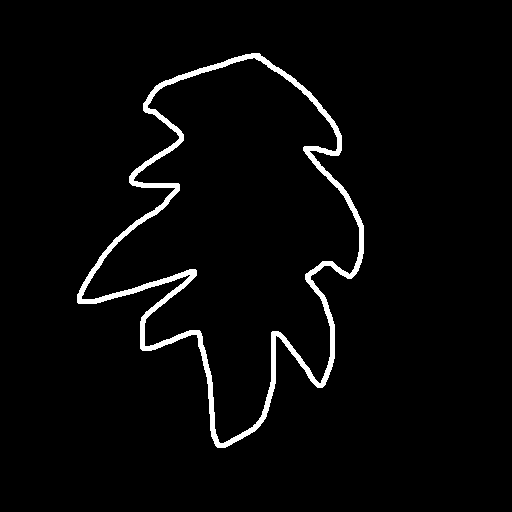
#> input picture Untitled.png, 512 x 512 px
$ python laplacian_embeding.py   (older library calls are emulated)
#> lines starting #> are read from the running program, lines starting #| are printed output that depends on the picture; after the words box and inside, x2 and y2 are one past the last pixel; in counts of white or black regions, pixels touching at a corner belong together
import numpy as np
import matplotlib.pyplot as plt
import cv2

def get_points():
    img = cv2.imread("Untitled.png", cv2.IMREAD_GRAYSCALE)
#> img: shape (512, 512); 3.1% white; 1 white region
    # cv2.imshow("", img)
    # cv2.waitKey()
    print(img.shape, img.dtype)
#| (512, 512) uint8

    _, contours, _ = cv2.findContours(img, cv2.RETR_EXTERNAL, cv2.CHAIN_APPROX_TC89_KCOS)
#> contours = 1 contour; box (x1, y1, x2, y2) and area: (77, 53, 364, 448) 61475
    drawing = np.zeros_like(img, dtype=np.uint8)

    con_contours = np.squeeze(np.concatenate(contours, axis=0))
#> con_contours = 245 pairs, first value 77 to 363, second value 53 to 447
    print(con_contours.shape)
#| (245, 2)
    return con_contours


def get_laplacian(N):
    eye = np.diag(np.ones(N))
    L = np.diag(np.ones(N))
    # L[1:, :-1]= -1/2
    L[np.arange(1, N), np.arange(0, N-1)] = -1/2
    L[np.arange(0, N-1), np.arange(1, N)] = -1/2

    return L

def laplacian_shape_reconstruction():
    X = get_points()
    N = X.shape[0]
    L = get_laplacian(N)

    w, v = np.linalg.eig(L)

    ind = np.argsort(w)
    sort_v = v[:, ind]
    sort_w = w[ind]
    X_ = np.dot(sort_v.T, X)

    k = [3, 5, 10, 20, 30, N//2]
    fig = plt.figure()
    for i, ks in enumerate(k):
        coeff = X_.copy()
        coeff[ks:] = 0
        y = np.dot(sort_v, coeff)

        ax = fig.add_subplot("{}{}{}".format(2, 3, i + 1))
        ax.plot(y[:, 0], y[:, 1])
        ax.set_title("k={}".format(ks))
    plt.show()

def laplacian_filtering_smoothing():
    X = get_points()
    N = X.shape[0]
    L = get_laplacian(N)

    w, v = np.linalg.eig(L)

    ind = np.argsort(w)
    sort_v = v[:, ind]
    sort_w = w[ind]
    X_ = np.dot(sort_v.T, X)

    m = [1, 10, 50, 100]

    fig = plt.figure()
    for i in range(4):
        ax = fig.add_subplot("{}{}{}".format(2, 3, i+1))

        mS = sort_v * np.expand_dims((1-sort_w/2)**m[i], axis=0)
        xi = np.dot(mS, X_)
        ax.plot(xi[:, 0], xi[:, 1])
        ax.set_title("power : {}".format(m[i]))

    plt.show()


def show_eigenvalue_spectral_coefficents():
    X = get_points()
#> X has the same summary as con_contours in get_points
    N = X.shape[0]
#> N = 245
    L = get_laplacian(N)

    w, v = np.linalg.eig(L)
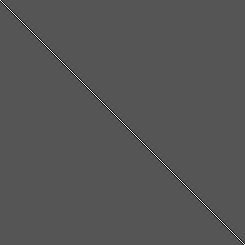
#> L: shape (245, 245) float64; min -0.5, max 1, mean 1.67e-05; drawn with min black and max white

    ind = np.argsort(w)
    sort_v = v[:, ind]
    sort_w = w[ind]
#> sort_w = 245 values from 8.15e-05 to 2
    X_ = np.dot(sort_v.T, X)
#> X_ = 245 pairs, first value -1271.8 to 3301.3, second value -224.6 to 4069.4
    plt.plot(sort_w, X_)
    plt.show()
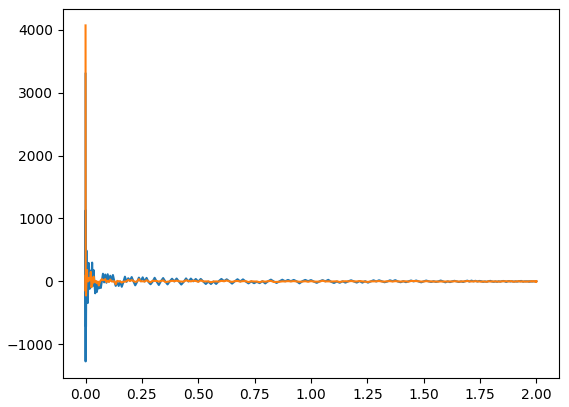
#> figure drawn by matplotlib, 1 panel; curve peaks at x = 8.15e-05, y = 3301.3; curve peaks at x = 8.15e-05, y = 4069.4


if __name__=="__main__":
    show_eigenvalue_spectral_coefficents()
    laplacian_filtering_smoothing()
#| (512, 512) uint8
#| (245, 2)
#> in laplacian_filtering_smoothing, `X = get_points()`: X has the same summary as con_contours in get_points
#> (the run stopped early here; a loop or call above may not have finished)
